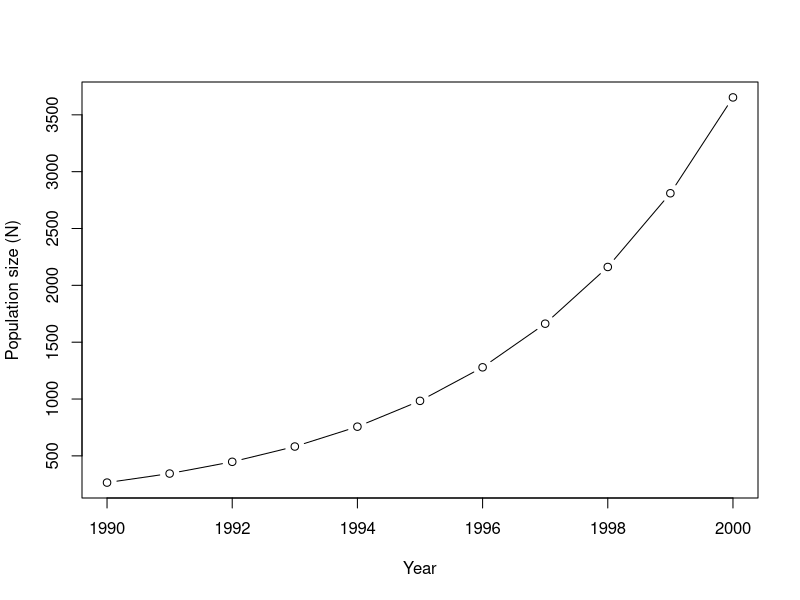

The R script that drew this image:
## ---- chunk 1
knitr::opts_chunk$set(echo = FALSE)

N <- c(432,502,201,200,216,167,179,200,219,200,211,243,232,207,215,215,216,210,167,207,212,265,347, 397,485,633,765,692,728,804,904,891,1085,1050,1202,1341,1420,1485,1707,1803,1826,1773,1828,2090,2020, NA,2365,
       1023/0.40)

year <- c(1951,1961,1971,1972,1973,1974,1975,1976,1977,1978,1979,1980,1981,1982,1983,1984,
          1985,1986,1987,1988,1989,1990,1991,1992,1993,1994,1995,1996,1997,1998,1999,2000,
          2001,2002,2003,2004,2005,2006, 2007,2008,2009,2010,2011,2012,2013,2014,2015,
          2019)

#(cbind(year,N))

## ---- chunk 2
yr <- seq(1990,2000)
N <- 265
lambda <- 1.3
N.t <- c(N, rep(NA,10))
for(i in 2:length(N.t)){
  N.t[i] <- N.t[i-1]*lambda
}
length(N.t)
length(yr)
plot(N.t ~ yr, type = "b", xlab = "Year", ylab = "Population size (N)")
